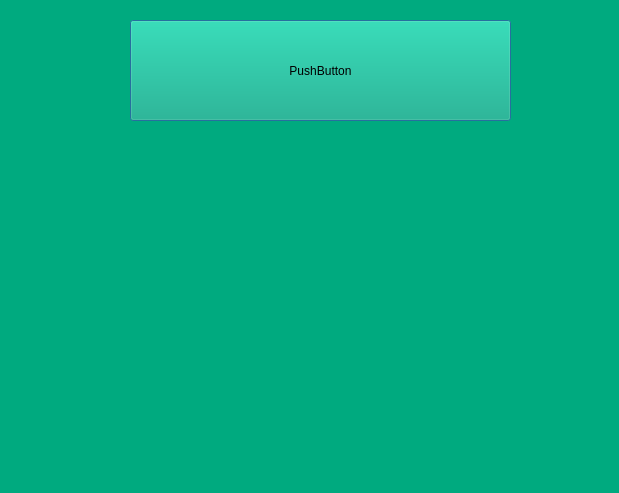
<?xml version="1.0" encoding="UTF-8"?>
<ui version="4.0">
 <class>Dialog</class>
 <widget class="QDialog" name="Dialog">
  <property name="geometry">
   <rect>
    <x>0</x>
    <y>0</y>
    <width>619</width>
    <height>493</height>
   </rect>
  </property>
  <property name="windowTitle">
   <string>Dialog</string>
  </property>
  <property name="styleSheet">
   <string notr="true">background-color: rgb(0, 170, 127);</string>
  </property>
  <widget class="ShadowBaseWidget" name="widget" native="true">
   <property name="geometry">
    <rect>
     <x>130</x>
     <y>20</y>
     <width>381</width>
     <height>101</height>
    </rect>
   </property>
   <layout class="QGridLayout" name="gridLayout">
    <item row="0" column="0">
     <widget class="QPushButton" name="pushButton">
      <property name="sizePolicy">
       <sizepolicy hsizetype="Minimum" vsizetype="Minimum">
        <horstretch>0</horstretch>
        <verstretch>0</verstretch>
       </sizepolicy>
      </property>
      <property name="text">
       <string>PushButton</string>
      </property>
     </widget>
    </item>
   </layout>
  </widget>
 </widget>
 <customwidgets>
  <customwidget>
   <class>ShadowBaseWidget</class>
   <extends>QWidget</extends>
   <header location="global">shadowbasewidget.h</header>
   <container>1</container>
  </customwidget>
 </customwidgets>
 <resources/>
 <connections/>
</ui>
